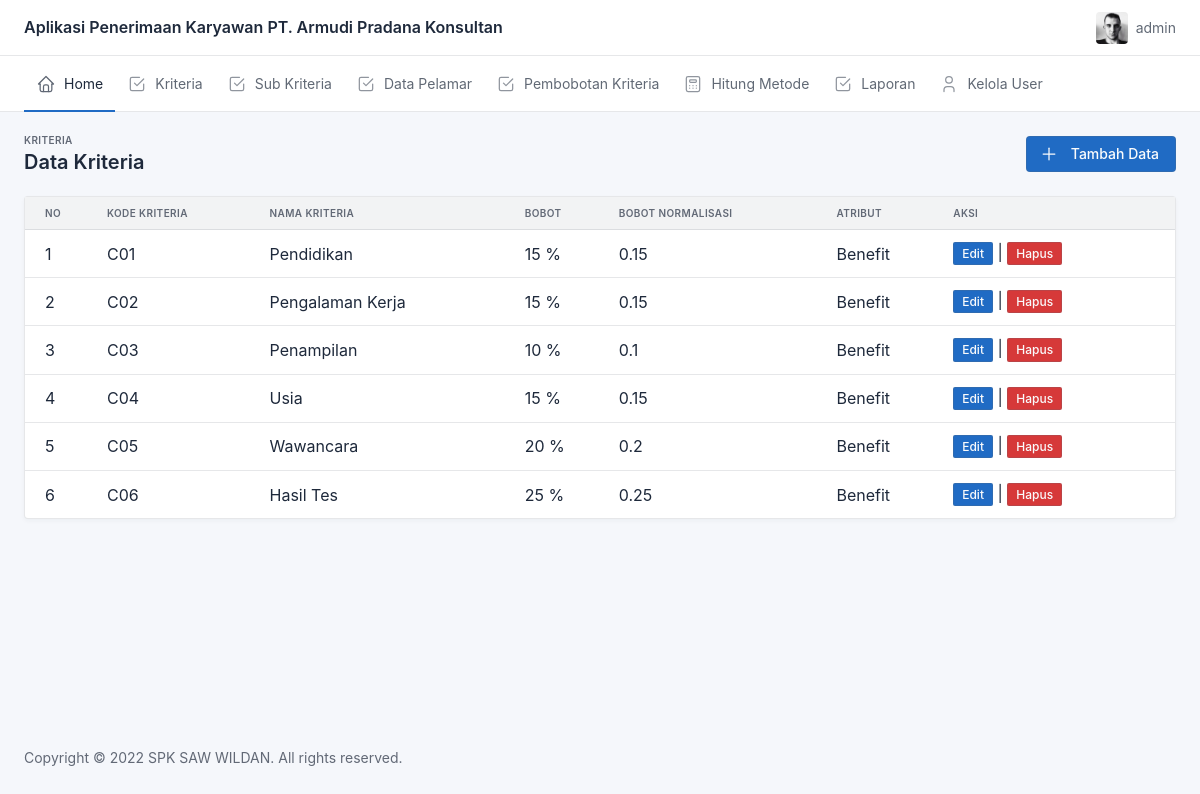
The app's page /index.php?page=kriteria (signed in) with its own data.
### tables this page shows
CREATE TABLE `kriteria` (
  `kode_kriteria` varchar(3) NOT NULL,
  `nama_kriteria` varchar(30) NOT NULL,
  `atribut` varchar(30) NOT NULL,
  `nilai_input` varchar(15) NOT NULL,
  `nilai` varchar(10) NOT NULL
);

### page/kriteria.php (the view, shortened to what this page needs)
<div class="container-xl">
    <div class="page-header d-print-none">
        <div class="row g-2 align-items-center">
            <div class="col">
                <div class="page-pretitle">
                    Kriteria
                </div>
                <h2 class="page-title">
                    Data Kriteria
                </h2>
            </div>
            <div class="col-12 col-md-auto ms-auto d-print-none">
                <div class="btn-list">
                    <a onclick="tambah()" class="btn btn-primary d-none d-sm-inline-block">
                        Tambah Data
                    </a>
                </div>
            </div>
        </div>
    </div>
</div>
<div class="page-body">
    <div class="container-xl">
        <div class="row row-deck row-cards">
            <div class="col-12">
                <div class="card">
                    <div class="table-responsive">
                        <table class="table card-table table-vcenter text-nowrap datatable">
                            <thead>
                                <tr>
                                    <th>No</th>
                                    <th>Kode Kriteria</th>
                                    <th>Nama Kriteria</th>
                                    <th>Bobot</th>
                                    <th>Bobot Normalisasi</th>
                                    <th>Atribut</th>
                                    <th>Aksi</th>
                                </tr>
                            </thead>
                            <tbody>
                                <?php
                                $no = 1;
                                $query = $koneksi->query("select * from kriteria");
                                while ($hasil = $query->fetch_assoc()) {
                                ?>
                                    <tr>
                                        <td><?= $no++ ?></td>
                                        <td><?= $hasil['kode_kriteria'] ?></td>
                                        <td><?= $hasil['nama_kriteria'] ?></td>
                                        <td><?= $hasil['nilai_input'] ?> %</td>
                                        <td><?= $hasil['nilai'] ?></td>
                                        <td><?= $hasil['atribut'] ?></td>
                                        <td><a onclick="ubah('<?= $hasil['kode_kriteria'] ?>')" class="btn btn-primary btn-sm">Edit</a> | <a onclick="return confirm('Apakah kamu yakin akan menghapus?')" href="posts/kriteria-proses.php?tipe=hapus&kode=<?= $hasil['kode_kriteria'] ?>" class="btn btn-danger btn-sm">Hapus</a></td>
                                    </tr>
                                <?php
                                }
                                ?>
                            </tbody>
                        </table>
                    </div>
                </div>
            </div>
        </div>
    </div>
</div>

### include/meta.php (shortened to what this page needs)
<head>
    <link href="./dist/css/tabler.min.css" rel="stylesheet" />
    <link href="./dist/css/tabler-flags.min.css" rel="stylesheet" />
    <link href="./dist/css/tabler-payments.min.css" rel="stylesheet" />
    <link href="./dist/css/tabler-vendors.min.css" rel="stylesheet" />
    <link href="./dist/css/demo.min.css" rel="stylesheet" />
</head>

### index.php (shortened to what this page needs)
<?php
include "include/meta.php";
if (!isset($_SESSION['level'])) {
  include "login.php";
} else {
?>
  <body class=" layout-fluid">
    <div class="page">
      <div class="sticky-top">
        <?php
        include "include/header.php";
        include "include/top-menu.php";
        ?>
      </div>
      <div class="page-wrapper">
        <?php
        $page  = $_GET['page'];
        if ($page == '') {
          include "page/beranda.php";
        } else {
          include "page/$page.php";
        }
        include "include/footer.php";
        ?>
      </div>
    </div>
  </body>
<?php
}
?>

### include/header.php (shortened to what this page needs)
<header class="navbar navbar-expand-md navbar-light sticky-top d-print-none">
    <div class="container-xl">
        <h1 class="navbar-brand navbar-brand-autodark d-none-navbar-horizontal pe-0 pe-md-3">
            Aplikasi Penerimaan Karyawan PT. Armudi Pradana Konsultan
        </h1>
        <div class="navbar-nav flex-row order-md-last">
            <div class="nav-item dropdown">
                <a href="#" class="nav-link d-flex lh-1 text-reset p-0" data-bs-toggle="dropdown" aria-label="Open user menu">
                    <span class="avatar avatar-sm" style="background-image: url(./static/avatars/000m.jpg)"></span>
                    <div class="d-none d-xl-block ps-2">
                        <div><?= $_SESSION['level'] ?></div>
                    </div>
                </a>
            </div>
        </div>
    </div>
</header>

### include/top-menu.php (shortened to what this page needs)
<div class="navbar-expand-md">
    <div class="collapse navbar-collapse" id="navbar-menu">
        <div class="navbar navbar-light">
            <div class="container-xl">
                <?php
                if ($_SESSION['level'] == 'admin') {
                ?>
                    <ul class="navbar-nav">
                        <li class="nav-item active">
                            <a class="nav-link" href="?">
                                <span class="nav-link-icon d-md-none d-lg-inline-block">
                                </span>
                                <span class="nav-link-title">
                                    Home
                                </span>
                            </a>
                        </li>
                        <li class="nav-item">
                            <a class="nav-link" href="?page=kriteria">
                                <span class="nav-link-icon d-md-none d-lg-inline-block">
                                </span>
                                <span class="nav-link-title">
                                    Kriteria
                                </span>
                            </a>
                        </li>
                        <li class="nav-item">
                            <a class="nav-link" href="?page=subkriteria">
                                <span class="nav-link-icon d-md-none d-lg-inline-block">
                                </span>
                                <span class="nav-link-title">
                                    Sub Kriteria
                                </span>
                            </a>
                        </li>
                        <li class="nav-item">
                            <a class="nav-link" href="?page=pelamar">
                                <span class="nav-link-icon d-md-none d-lg-inline-block">
                                </span>
                                <span class="nav-link-title">
                                    Data Pelamar
                                </span>
                            </a>
                        </li>
                        <li class="nav-item">
                            <a class="nav-link" href="?page=nilai-kriteria">
                                <span class="nav-link-icon d-md-none d-lg-inline-block">
                                </span>
                                <span class="nav-link-title">
                                    Pembobotan Kriteria
                                </span>
                            </a>
                        </li>
                        <li class="nav-item">
                            <a class="nav-link" href="?page=hitung">
                                <span class="nav-link-icon d-md-none d-lg-inline-block">
                                </span>
                                <span class="nav-link-title">
                                    Hitung Metode
                                </span>
                            </a>
                        </li>
                        <li class="nav-item">
                            <a class="nav-link" href="?page=laporan">
                                <span class="nav-link-icon d-md-none d-lg-inline-block">
                                </span>
                                <span class="nav-link-title">
                                    Laporan
                                </span>
                            </a>
                        </li>
                        <li class="nav-item">
                            <a class="nav-link" href="?page=user">
                                <span class="nav-link-icon d-md-none d-lg-inline-block">
                                </span>
                                <span class="nav-link-title">
                                    Kelola User
                                </span>
                            </a>
                        </li>
                    </ul>
                <?php } ?>
            </div>
        </div>
    </div>
</div>

### include/footer.php (shortened to what this page needs)
<footer class="footer footer-transparent d-print-none">
    <div class="container-xl">
        <div class="row text-center align-items-center flex-row-reverse">
            <div class="col-12 col-lg-auto mt-3 mt-lg-0">
                <ul class="list-inline list-inline-dots mb-0">
                    <li class="list-inline-item">
                        Copyright &copy; 2022
                        <a href="." class="link-secondary">SPK SAW WILDAN</a>.
                        All rights reserved.
                    </li>
                </ul>
            </div>
        </div>
    </div>
</footer>

### records on screen
kriteria: kode_kriteria "C01", nama_kriteria "Pendidikan", nilai_input "15", nilai "0.15", atribut "Benefit"
kriteria: kode_kriteria "C02", nama_kriteria "Pengalaman Kerja", nilai_input "15", nilai "0.15", atribut "Benefit"
kriteria: kode_kriteria "C03", nama_kriteria "Penampilan", nilai_input "10", nilai "0.1", atribut "Benefit"
kriteria: kode_kriteria "C04", nama_kriteria "Usia", nilai_input "15", nilai "0.15", atribut "Benefit"
kriteria: kode_kriteria "C05", nama_kriteria "Wawancara", nilai_input "20", nilai "0.2", atribut "Benefit"
kriteria: kode_kriteria "C06", nama_kriteria "Hasil Tes", nilai_input "25", nilai "0.25", atribut "Benefit"

### other values on screen
$_SESSION['level'] "admin"
